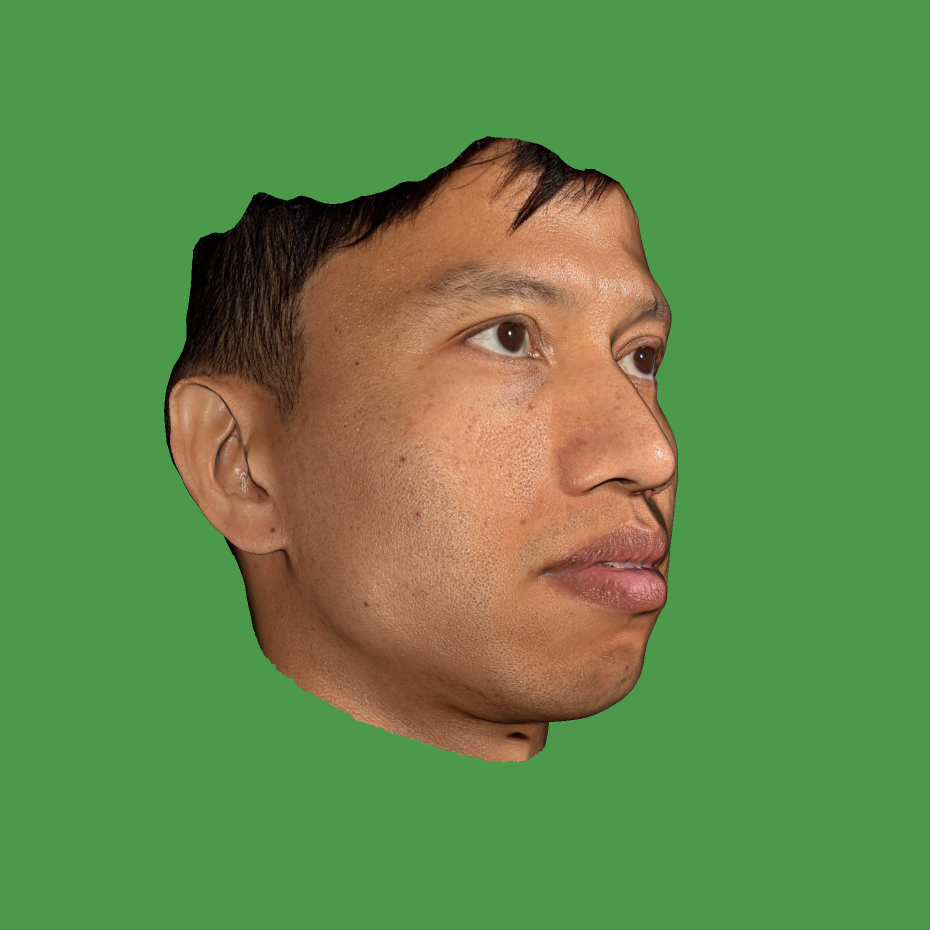
#> input picture test.png, 1860 x 1860 px (shown at 1/2 size)
$ python -i keypoints.py   (imports and definitions only)
#> lines starting #> are read from the running program, lines starting #| are printed output that depends on the picture
from typing import Tuple

import cv2
import numpy as np


class FaceDetector(object):


    def __init__(self):
        self.face_cascade = \
            cv2.CascadeClassifier('./res/haarcascade_frontalface_alt.xml')
        self.profile_cascade = \
            cv2.CascadeClassifier('./res/haarcascade_profileface.xml')


    def __call__(self, image:np.ndarray, profile='front'):

        gray = cv2.cvtColor(image, cv2.COLOR_BGR2GRAY)

        if profile == 'front':
            faces = self.face_cascade.detectMultiScale(gray, 1.3, 5)
        elif profile == 'side':
            faces = self.profile_cascade.detectMultiScale(gray, 1.3, 5)

        if len(faces) == 0:

            return None

        return faces[-1]  # todo: return the largest ROI face


class FeatureExtractor(object):

    def __init__(self, detector='SIFT'):

        if detector == 'ORB':
            self.detector = cv2.ORB_create()
        elif detector == 'SIFT':
            self.detector = cv2.xfeatures2d.SIFT_create(
                nfeatures=0,
                nOctaveLayers=3,
                contrastThreshold=0.05,  #
                edgeThreshold=100
            )

    # [27 lines left out: function __call__, not called in this run]


class FeatureMatcher(object):

    def __init__(self, normtype=cv2.NORM_L2):
        self.bfmatcher = cv2.BFMatcher(normtype, crossCheck=False)

    # [18 lines left out: function __call__, not called in this run]


class FrameMatcher(FeatureMatcher):

    def __init__(self, normtype=cv2.NORM_L2):
        self.bfmatcher = cv2.BFMatcher(normtype, crossCheck=False)

    # [5 lines left out: function __call__, not called in this run]


class Frame(object):

    facedetector = FaceDetector()
    featureextractor = FeatureExtractor()

    # [23 lines left out: functions __init__, getAnnotated, not called in this run]

    @property
    def keypoints(self):
        return self._kps

    @property
    def descriptor(self):
        return self._des

>>> import cv2
>>> picture = cv2.imread('test.png')
#> picture is the input picture: shape (1860, 1860, 3); mean B, G, R 75.1, 138.3, 97.2
>>> result = FaceDetector()(picture)
#> in __call__, `gray = cv2.cvtColor(image, cv2.COLOR_BGR2GRAY)`:
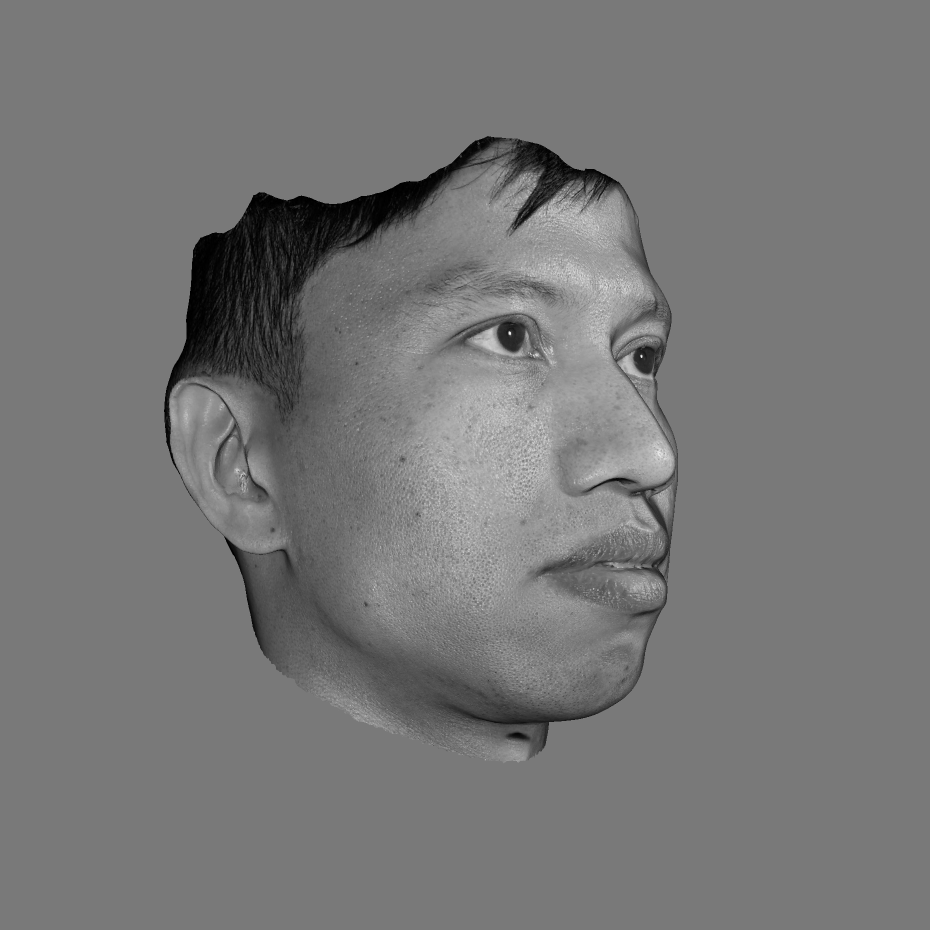
#> gray: shape (1860, 1860) (shown at 1/2 size); min 0, max 250, mean 118.7
#> in __call__, `faces = self.face_cascade.detectMultiScale(gray, 1.3, 5)`: faces = ()
